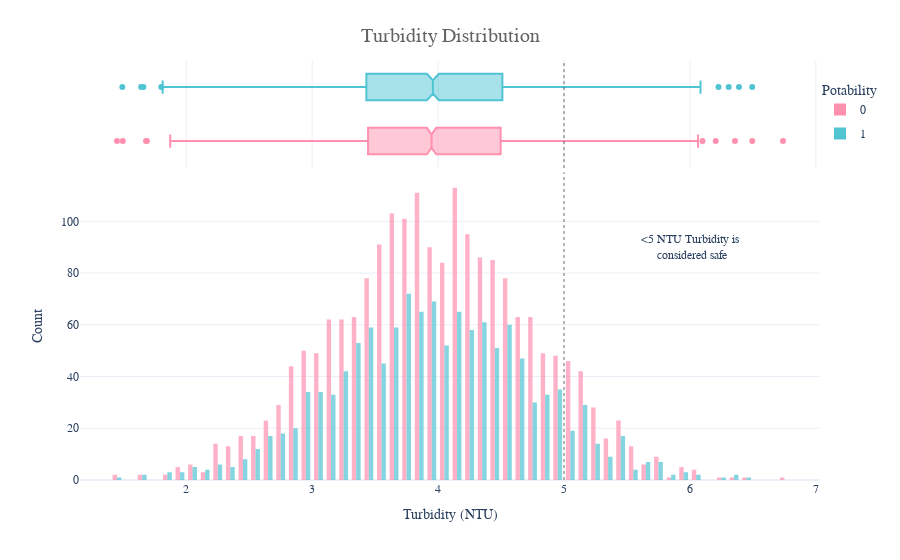

Notebook source saved alongside this figure:
### Markdown cell above
Turbidity: Turbidity is the measure of relative clarity of a liquid. It is an optical characteristic of water and is a measurement of the amount of light that is scattered by material in the water when a light is shined through the water sample. The higher the intensity of scattered light, the higher the turbidity. Material that causes water to be turbid include clay, silt, very tiny inorganic and organic matter, algae, dissolved colored organic compounds, and plankton and other microscopic organisms.

### Code cell
fig = px.histogram(df,x='Turbidity',y=Counter(df['Turbidity']),color='Potability',template='plotly_white',
                  marginal='box',opacity=0.7,nbins=100,color_discrete_sequence=[colors_pink[3],colors_blue[3]],
                  barmode='group',histfunc='count')

fig.add_vline(x=5, line_width=1, line_color=colors_dark[1],line_dash='dot',opacity=0.7)

fig.add_annotation(text='<5 NTU Turbidity is<br> considered safe',x=6,y=90,showarrow=False)

fig.update_layout(
    font_family='monospace',
    title=dict(text='Turbidity Distribution',x=0.5,y=0.95,
               font=dict(color=colors_dark[2],size=20)),
    xaxis_title_text='Turbidity (NTU)',
    yaxis_title_text='Count',
    legend=dict(x=1,y=0.96,bordercolor=colors_dark[4],borderwidth=0,tracegroupgap=5),
    bargap=0.3,
)
fig.show()

### Figure 1 — Plotly figure (JSON) as saved in the notebook; plotly's stock layout.template omitted (floating-point values rounded to 4 significant figures; data arrays with more than 128 entries replaced by an {"elided": "..."} marker saying what was removed)
{"data": [{"alignmentgroup": "True", "bingroup": "x", "histfunc": "count", "hovertemplate": "Potability=0<br>Turbidity=%{x}<br>count=%{y}<extra></extra>", "legendgroup": "0", "marker": {"color": "#FF91AF", "opacity": 0.7, "pattern": {"shape": ""}}, "name": "0", "nbinsx": 100, "offsetgroup": "0", "orientation": "v", "showlegend": true, "type": "histogram", "x": {"elided": "1998 float values"}, "xaxis": "x", "y": {"elided": "1998 int values"}, "yaxis": "y"}, {"alignmentgroup": "True", "hovertemplate": "Potability=0<br>Turbidity=%{x}<extra></extra>", "legendgroup": "0", "marker": {"color": "#FF91AF"}, "name": "0", "notched": true, "offsetgroup": "0", "showlegend": false, "type": "box", "x": {"elided": "1998 float values"}, "xaxis": "x2", "yaxis": "y2"}, {"alignmentgroup": "True", "bingroup": "x", "histfunc": "count", "hovertemplate": "Potability=1<br>Turbidity=%{x}<br>count=%{y}<extra></extra>", "legendgroup": "1", "marker": {"color": "#51C4D3", "opacity": 0.7, "pattern": {"shape": ""}}, "name": "1", "nbinsx": 100, "offsetgroup": "1", "orientation": "v", "showlegend": true, "type": "histogram", "x": {"elided": "1278 float values"}, "xaxis": "x", "y": {"elided": "1278 int values"}, "yaxis": "y"}, {"alignmentgroup": "True", "hovertemplate": "Potability=1<br>Turbidity=%{x}<extra></extra>", "legendgroup": "1", "marker": {"color": "#51C4D3"}, "name": "1", "notched": true, "offsetgroup": "1", "showlegend": false, "type": "box", "x": {"elided": "1278 float values"}, "xaxis": "x2", "yaxis": "y2"}], "layout": {"annotations": [{"showarrow": false, "text": "<5 NTU Turbidity is<br> considered safe", "x": 6, "y": 90}], "bargap": 0.3, "barmode": "group", "font": {"family": "monospace"}, "legend": {"bordercolor": "#DADADA", "borderwidth": 0, "title": {"text": "Potability"}, "tracegroupgap": 5, "x": 1, "y": 0.96}, "margin": {"t": 60}, "shapes": [{"line": {"color": "#313131", "dash": "dot", "width": 1}, "opacity": 0.7, "type": "line", "x0": 5, "x1": 5, "xref": "x", "y0": 0, "y1": 1, "yref": "y domain"}, {"line": {"color": "#313131", "dash": "dot", "width": 1}, "opacity": 0.7, "type": "line", "x0": 5, "x1": 5, "xref": "x2", "y0": 0, "y1": 1, "yref": "y2 domain"}], "title": {"font": {"color": "#636363", "size": 20}, "text": "Turbidity Distribution", "x": 0.5, "y": 0.95}, "xaxis": {"anchor": "y", "domain": [0, 1], "title": {"text": "Turbidity (NTU)"}}, "xaxis2": {"anchor": "y2", "domain": [0, 1], "matches": "x", "showgrid": true, "showticklabels": false}, "yaxis": {"anchor": "x", "domain": [0, 0.7326], "title": {"text": "Count"}}, "yaxis2": {"anchor": "x2", "domain": [0.7426, 1], "matches": "y2", "showgrid": false, "showline": false, "showticklabels": false, "ticks": ""}}}
